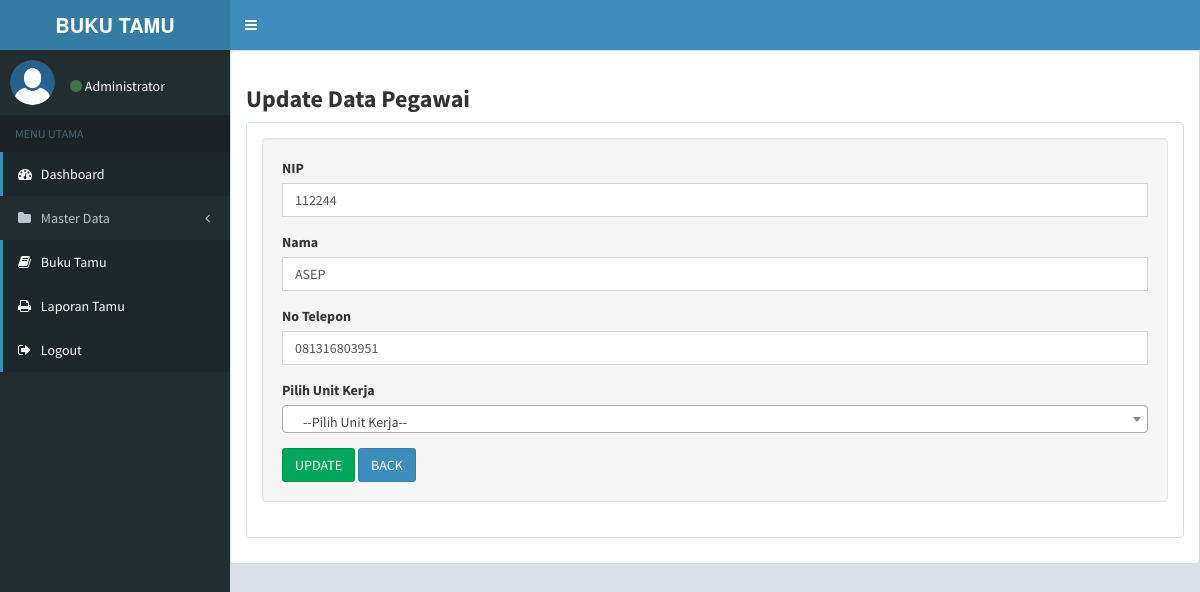
The page /views.php?page=update_pegawai&id_pegawai=2 (signed in) on the database its author committed.
### tables this page shows
CREATE TABLE `tbl_pegawai` (
  `id_pegawai` int(11) NOT NULL,
  `unit_kerja` varchar(30) NOT NULL,
  `nip` varchar(10) NOT NULL,
  `nama` varchar(30) NOT NULL,
  `no_telp` varchar(16) NOT NULL
);

### views.php (called while the page is built, shortened)
<?php
include_once('class/class.index.php');
	$main = new Index();
	$main -> views();
?>

### class/class.pegawai.php (called while the page is built, shortened)
<?php
class Pegawai{
	private $conn;
	private $table_name = "tbl_pegawai";
	public $id_pegawai;
	public function __construct($db){
		$this->conn = $db;
	}
	function readOne(){
		$query = "SELECT * FROM " . $this->table_name . " WHERE id_pegawai=? LIMIT 0,1";
		$stmt = $this->conn->prepare( $query );
		$stmt->bindParam(1, $this->id_pegawai);
		$stmt->execute();
		$row = $stmt->fetch(PDO::FETCH_ASSOC);
		$this->id_pegawai = $row['id_pegawai'];
		$this->nip = $row['nip'];
		$this->nama = $row['nama'];
		$this->no_telp = $row['no_telp'];
	}
}
?>

### views/update_pegawai.php (the view, shortened to what this page needs)
<?php
$config = new koneksi();
$db = $config->doKoneksi();
$id_pegawai = isset($_GET['id_pegawai']) ? $_GET['id_pegawai'] : die('ERROR: missing ID.');
include_once("class/class.pegawai.php");
$eks = new Pegawai($db);
$eks->id_pegawai = $id_pegawai;
$eks->readOne();
?>
<head>
  <link rel="stylesheet" href="assets/select2/select2.min.css"/>
</head>
<h3><b>Update Data Pegawai</b></h3>
<div class="content-utama">
	<div>
				<form class="well" method="POST" action="#" id="input">
						<div class="form-group">
							<label>NIP</label>
							<input type="text" class="form-control" id="nip" name="nip" value="<?php echo $eks->nip; ?>"placeholder="NIP Pegawai" required>
						</div>
						<div class="form-group">
							<label>Nama</label>
							<input type="text" class="form-control" id="nama" name="nama" value="<?php echo $eks->nama; ?>" placeholder="Nama Pegawai" required>
						</div>
						<div class="form-group">
							<label>No Telepon</label>
							<input type="text" class="form-control" id="no_telp" name="no_telp" value="<?php echo $eks->no_telp; ?>" placeholder="cth : 08xxxx" required>
						</div>
						<div class="form-group">
							<label>Pilih Unit Kerja</label>
						</div>
							<input type="submit" name="simpan" class="btn btn-success" value="UPDATE">
							<input type="button" onclick="document.location='?page=master_obat'" name="kembali" value="BACK" class="btn btn-primary">
					</form>
						</div>
			</div>

### assets/css/admin.css (style rules this page uses)
body { background:#d9e0e7; }
.content-utama { padding: 15px; background-color: #fff; border-radius: 4px; border : 1px solid #cfe3ed; z-index: auto; margin-bottom: 10px; min-height: 100px; }

### rows shown on the page
tbl_pegawai: nip "112244", nama "ASEP", no_telp "081316803951"

### other values the page prints
$_SESSION['level'] "Administrator"
